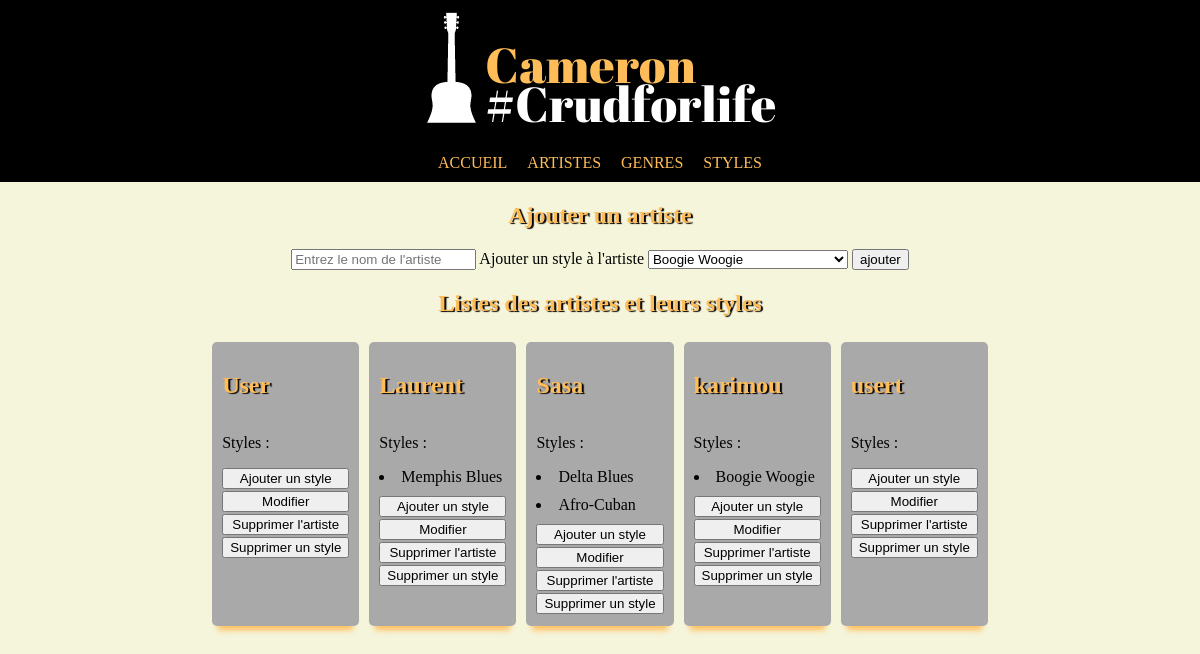
Screenshot of /artiste-view-all.php with the database file from the repository.
### tables this page shows
CREATE TABLE `artistes` (
  `artiste_id` int(11) NOT NULL,
  `artiste_name` varchar(200) NOT NULL
);

CREATE TABLE `assoc_artistes_styles` (
  `assoc_id` int(11) NOT NULL,
  `assoc_artiste_id` int(11) NOT NULL,
  `assoc_style_id` int(11) NOT NULL
);

CREATE TABLE `styles` (
  `style_id` int(11) NOT NULL,
  `style_name` varchar(255) DEFAULT NULL,
  `style_genre_id` int(11) DEFAULT NULL
);

### function/request.php (called while the page is built, shortened)
<?php
function readAll($table,$orderBy=""){
      try{
          $pdo = getPdo();
          $requete = "SELECT * FROM `$table`";
          $prepare = $pdo->prepare($requete);
          $prepare->execute();
          $resultat = $prepare->fetchAll();
          return $resultat;
      } catch (PDOException $e) {
          exit("❌🙀❌ OOPS :\n" . $e->getMessage());
      }
}
function readStyleLink()
{
    try {
        $pdo = getPdo();
        $requete = "SELECT * FROM `styles`
                  JOIN assoc_artistes_styles ON assoc_style_id = style_id";
        $stmt = $pdo->prepare($requete);
        $stmt->execute();
        $styles = $stmt->fetchAll();
        return $styles;
    } catch (PDOException $e) {
        exit("❌🙀❌ OOPS :\n" . $e->getMessage());
    }
}

### artiste-view-all.php (the view, shortened to what this page needs)
 <?php include("header.php") ?>
  <?php
  $artistes = readAll('artistes');
    $styles = readStyleLink();
    $stylesChoice = readAll('styles');
    $listes = readAll('artistes');
  ?>
<div class="main">
 <h2>Ajouter un artiste</h2>
 <form action="artiste-create.php" method="post">
     <input type="text" name="artiste_name" placeholder="Entrez le nom de l'artiste">
     <label for="artiste_style">Ajouter un style à l'artiste</label>
     <select name="style_id" id="artist_style">
         <?php foreach($stylesChoice as $choice){
      echo "<option value=".htmlspecialchars($choice['style_id']).">".htmlspecialchars( $choice['style_name'])."</option>";
         }?>
     </select>
     <input type="submit" value="ajouter">
 </form>
 <h2>Listes des artistes et leurs styles</h2>
 <div class="cameron-artistes-liste">
<?php foreach($artistes as $artiste) : ?>
     <div class="cameron-artistes-liste__display">
         <h2><?= htmlspecialchars($artiste["artiste_name"]) ?></h2>
         <p>Styles :</p>
           <?php foreach ($styles as $style) :?>
            <?php if($style['assoc_artiste_id']==$artiste['artiste_id']) : ?>
            <li><?= htmlspecialchars($style["style_name"]); ?></li>
               <?php endif;endforeach; ?>
         <button><a href="artiste-update-style-form.php?artiste_id=<?=$artiste['artiste_id']?>">Ajouter un style</a></button>
         <button><a href="artiste-update-form.php?artiste_id=<?=$artiste['artiste_id']?>">Modifier</a></button>
         <button><a onClick="return confirm('Êtes-vous sur de vouloir supprimer cette artiste?')" href="artiste-delete.php?artiste_id=<?=$artiste['artiste_id']?>">Supprimer l'artiste</a></button>
         <button><a href="artiste-delete-style.php?artiste_id=<?=$artiste['artiste_id']?>">Supprimer un style</a></button>
     </div>
<?php endforeach; ?>
</div>

### header.php (shortened to what this page needs)
<?php include("function/request.php") ?>
<!DOCTYPE html>
<html lang="fr">
<head>
</head>
<header>
    <div class="img-header">
        <img src="./images/Cameron.png" alt="logo cameron">
    </div>
<nav>
    <ul>
        <li><a href="index.php">Accueil</a></li>
        <li><a href="artiste-view-all.php">Artistes</a></li>
        <li><a href="genre-view-all.php">Genres</a></li>
        <li><a href="style-view-all.php">Styles</a></li>
    </ul>
</nav>
</header>
<body>

### header.php (style rules this page uses)
* { box-sizing: border-box; }
body { padding: 0; margin: 0; background-color: beige; height: 100vh; }
a { text-decoration: none; color:black; }
button { margin-bottom: 2px; }
header { display: flex; align-items: center; flex-direction: column; background-color: black; height:auto; }
nav { max-width: 100%; }
nav ul { padding: 0; margin: 0; display: flex; justify-content: space-evenly; list-style-type: none; }
nav ul li { text-transform: uppercase; margin: 5px; padding: 5px; }
nav a { color: #ffbd59; }
.cameron-artistes-liste { display: flex; justify-content: center; flex-wrap: wrap; }
.cameron-artistes-liste__display { position: relative; display: flex; flex-wrap: wrap; flex-direction: column; width: content-box; height: auto; background-color: darkgrey; padding: 10px; margin: 5px; border-radius: 5px; box-shadow: 0 10px 6px -6px #ffbd59; }
.main { display: flex; flex-direction: column; align-items: center; }
.main h2 { color: #ffbd59; text-shadow: 2px 1px 1px black; }
.main li { margin-bottom: 10px; }

### rows the page displays
artistes: artiste_name "User"
artistes: artiste_name "Laurent"
assoc_artistes_styles: assoc_style.style_name "Memphis Blues"
artistes: artiste_name "Sasa"
assoc_artistes_styles: assoc_style.style_name "Delta Blues"
assoc_artistes_styles: assoc_style.style_name "Afro-Cuban"
artistes: artiste_name "karimou"
assoc_artistes_styles: assoc_style.style_name "Boogie Woogie"
artistes: artiste_name "usert"

### other values shown
form field style_id "Boogie Woogie"
